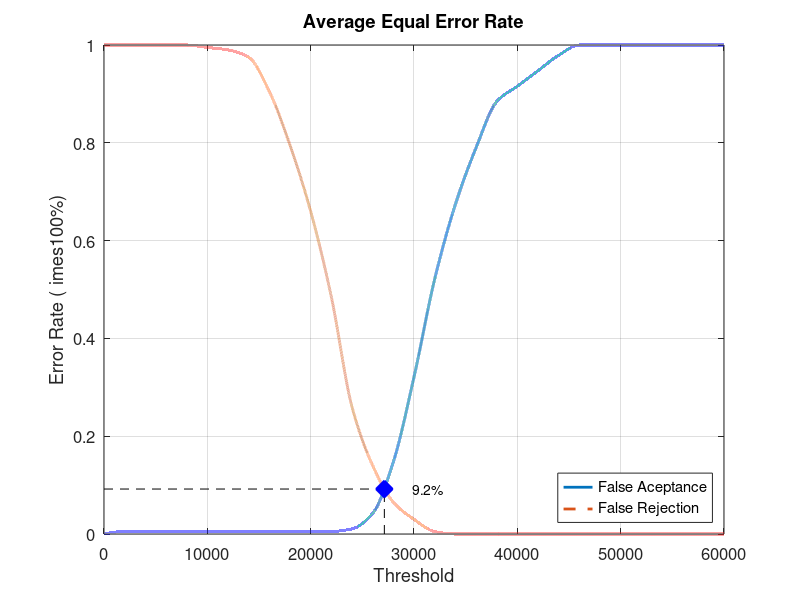
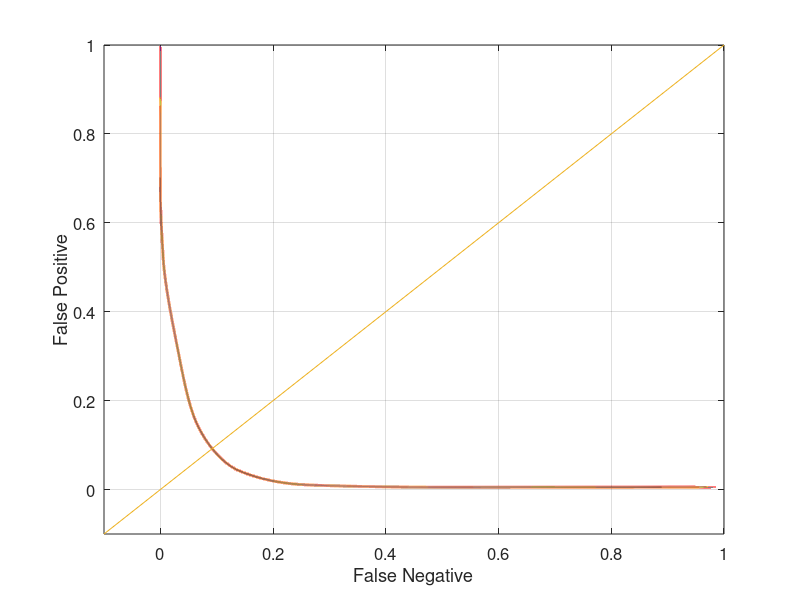

These figures' MATLAB source, in order:
close all;
clear;
clc;
x = 0:2000:60000;
xq = 0:0.5:60000;

y0 = [0 0.00526316 0.00526316 0.00526316 0.00526316 0.00526316 0.00526316 0.00526316 0.00526316 0.00526316 0.00526316 0.00526316 0.0105263 0.0421053 0.147368 0.321053 0.521053 0.673684 0.789474 0.884211 0.915789 0.947368 0.978947 1 1 1 1 1 1 1 1]
yy0 = interp1(x, y0, xq, 'pchip');
y1 = [1 1 1 1 1 0.995 0.99 0.975 0.905 0.795 0.66 0.485 0.26 0.14 0.065 0.03 0.005 0 0 0 0 0 0 0 0 0 0 0 0 0 0]
yy1 = interp1(x, y1, xq, 'pchip');

% Calculating EER: 
y2 = abs(y0 - y1);
find(y2 == min(y2))
yy2 = abs(yy0 - yy1);
xEER = find(yy2 == min(yy2));
xEERIndex = xq(xEER) % X-axis EER
yEER = yy0(xEER) % Y-axis EER

main = figure
plot(xq, yy0,'-','LineWidth', 2);	hold on
plot(xq, yy1,'--','LineWidth', 2);	hold on
plot([xEERIndex xEERIndex], [0 yEER], 'k--');	hold on
plot([0 xEERIndex], [yEER yEER], 'k--');	hold on
plot(xEERIndex, yEER, 'bx', 'LineWidth', 10);	hold on
text(xEERIndex + 10 * xEERIndex / 100, yEER, [num2str(round((10000 * yEER)) / 100) '%'])
legend('False Aceptance', 'False Rejection', 'Location', 'SouthEast')
xlabel('Threshold')
ylabel('Error Rate (	imes100%)')
title('Average Equal Error Rate')
set(gca, 'FontSize', 12)
axis([0 60000 0 1])
grid on

print(main, 'Database2_4Main', '-dpng');
FNRxFPR = figure('Color', [1 1 1]);
plot(yy1, yy0, '-', yy1, yy0, 'LineWidth', 2);
hold on
y = -0.1:0.1:1
plot(y, y); 
set(gca, 'FontSize', 12)
xlabel('False Negative')
ylabel('False Positive')
axis([-0.1 1 -0.1 1])
set(gca, 'FontSize', 12)
grid on

print(FNRxFPR, 'Database2_4FNRxFPR','-dpng');
